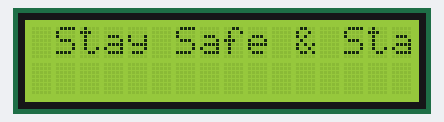
The sketch below on a simulated Arduino Uno, built with avr-gcc and run on an emulated ATmega328P. On the bench: 16×2 character LCD.

Above: at 0.11 s.
At 0.61 s:
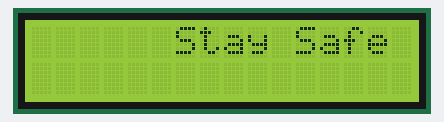
At 1.21 s:
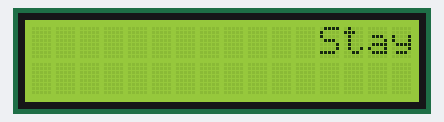
At 2.32 s:
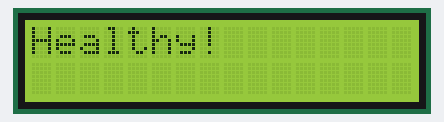
At 3.42 s:
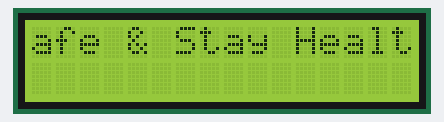
At 4.52 s:
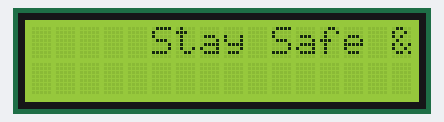

Measured:
- by itself, everything shown: repeats every 4.0 s, in 40 steps

The sketch:

nomor3.ino
```cpp
#include <LiquidCrystal.h>
LiquidCrystal lcd(6,7,9,10,11,12);
void setup() {
  lcd.begin(16,2);
  lcd.print("Stay Safe & Stay Healthy!");
}
void loop() {
  for(int i=0;i<16;i++){
    lcd.setCursor(i,0);
    lcd.scrollDisplayRight();
    delay(100);
  }
}
```
